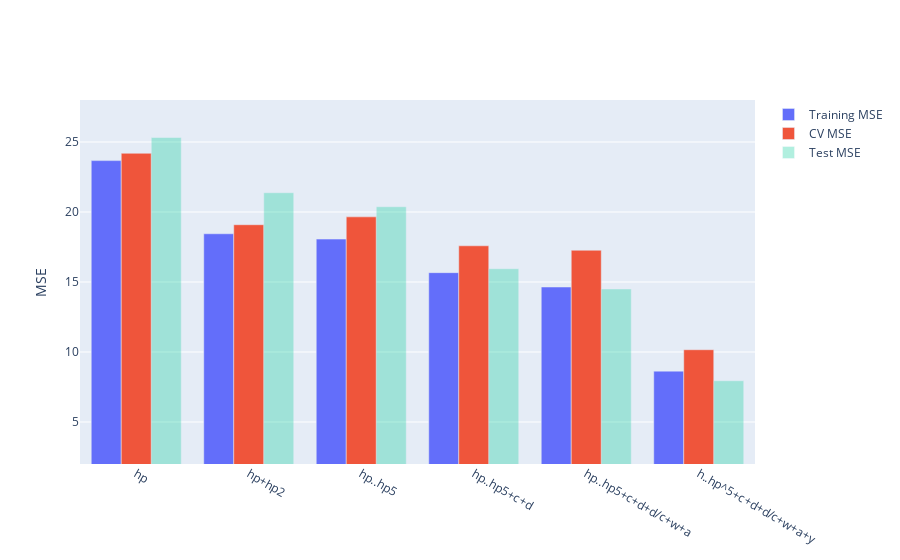

Notebook source saved alongside this figure:
### Markdown cell above
Comparing the models

### Code cell
fig = compare_models(models)
fig.update_yaxes(range=[2,28], title="MSE")

### Figure 1 — Plotly figure (JSON) as saved in the notebook; plotly's stock layout.template omitted (floating-point values rounded to 4 significant figures)
{"data": [{"name": "Training MSE", "type": "bar", "x": ["hp", "hp+hp2", "hp..hp5", "hp..hp5+c+d", "hp..hp5+c+d+d/c+w+a", "h..hp^5+c+d+d/c+w+a+y"], "y": [23.67, 18.44, 18.06, 15.67, 14.64, 8.634]}, {"name": "CV MSE", "type": "bar", "x": ["hp", "hp+hp2", "hp..hp5", "hp..hp5+c+d", "hp..hp5+c+d+d/c+w+a", "h..hp^5+c+d+d/c+w+a+y"], "y": [24.19, 19.09, 19.65, 17.59, 17.27, 10.16]}, {"name": "Test MSE", "opacity": 0.3, "type": "bar", "x": ["hp", "hp+hp2", "hp..hp5", "hp..hp5+c+d", "hp..hp5+c+d+d/c+w+a", "h..hp^5+c+d+d/c+w+a+y"], "y": [25.32, 21.38, 20.38, 15.95, 14.5, 7.947]}], "layout": {"autosize": true, "xaxis": {"autorange": true, "range": [-0.5, 5.5], "type": "category"}, "yaxis": {"range": [2, 28], "title": {"text": "MSE"}, "type": "linear"}}}
